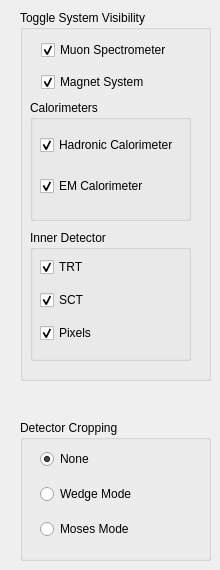
      <widget class="QWidget" name="tab_detector" >
       <property name="baseSize" >
        <size>
         <width>0</width>
         <height>0</height>
        </size>
       </property>
       <property name="font" >
        <font>
         <italic>false</italic>
         <underline>false</underline>
         <strikeout>false</strikeout>
        </font>
       </property>
       <property name="accessibleName" >
        <string/>
       </property>
       <attribute name="title" >
        <string> Detector </string>
       </attribute>
       <widget class="QGroupBox" name="groupBox_Detector" >
        <property name="enabled" >
         <bool>true</bool>
        </property>
        <property name="geometry" >
         <rect>
          <x>20</x>
          <y>10</y>
          <width>191</width>
          <height>371</height>
         </rect>
        </property>
        <property name="title" >
         <string>Toggle System Visibility</string>
        </property>
        <widget class="QGroupBox" name="groupBox_ID" >
         <property name="enabled" >
          <bool>true</bool>
         </property>
         <property name="geometry" >
          <rect>
           <x>10</x>
           <y>220</y>
           <width>161</width>
           <height>131</height>
          </rect>
         </property>
         <property name="styleSheet" >
          <string notr="true" />
         </property>
         <property name="title" >
          <string>Inner Detector</string>
         </property>
         <widget class="QWidget" name="verticalLayoutWidget" >
          <property name="enabled" >
           <bool>true</bool>
          </property>
          <property name="geometry" >
           <rect>
            <x>10</x>
            <y>20</y>
            <width>141</width>
            <height>101</height>
           </rect>
          </property>
          <layout class="QVBoxLayout" name="verticalLayout_2" >
           <item>
            <widget class="QCheckBox" name="checkBox_TRT" >
             <property name="enabled" >
              <bool>true</bool>
             </property>
             <property name="text" >
              <string>TRT</string>
             </property>
             <property name="checked" >
              <bool>true</bool>
             </property>
            </widget>
           </item>
           <item>
            <widget class="QCheckBox" name="checkBox_SCT" >
             <property name="enabled" >
              <bool>true</bool>
             </property>
             <property name="text" >
              <string>SCT</string>
             </property>
             <property name="checked" >
              <bool>true</bool>
             </property>
            </widget>
           </item>
           <item>
            <widget class="QCheckBox" name="checkBox_Pixels" >
             <property name="enabled" >
              <bool>true</bool>
             </property>
             <property name="text" >
              <string>Pixels</string>
             </property>
             <property name="checked" >
              <bool>true</bool>
             </property>
            </widget>
           </item>
          </layout>
         </widget>
        </widget>
        <widget class="QGroupBox" name="groupBox_Calorimeter" >
         <property name="enabled" >
          <bool>true</bool>
         </property>
         <property name="geometry" >
          <rect>
           <x>10</x>
           <y>90</y>
           <width>161</width>
           <height>121</height>
          </rect>
         </property>
         <property name="title" >
          <string>Calorimeters</string>
         </property>
         <widget class="QWidget" name="verticalLayoutWidget_2" >
          <property name="enabled" >
           <bool>true</bool>
          </property>
          <property name="geometry" >
           <rect>
            <x>10</x>
            <y>20</y>
            <width>160</width>
            <height>91</height>
           </rect>
          </property>
          <layout class="QVBoxLayout" name="verticalLayout_3" >
           <item>
            <widget class="QCheckBox" name="checkBox_Tilecal" >
             <property name="enabled" >
              <bool>true</bool>
             </property>
             <property name="text" >
              <string>Hadronic Calorimeter</string>
             </property>
             <property name="checked" >
              <bool>true</bool>
             </property>
            </widget>
           </item>
           <item>
            <widget class="QCheckBox" name="checkBox_LAr" >
             <property name="enabled" >
              <bool>true</bool>
             </property>
             <property name="text" >
              <string>EM Calorimeter</string>
             </property>
             <property name="checked" >
              <bool>true</bool>
             </property>
            </widget>
           </item>
          </layout>
         </widget>
        </widget>
        <widget class="QCheckBox" name="checkBox_MuonSpectr" >
         <property name="enabled" >
          <bool>true</bool>
         </property>
         <property name="geometry" >
          <rect>
           <x>21</x>
           <y>30</y>
           <width>158</width>
           <height>20</height>
          </rect>
         </property>
         <property name="text" >
          <string>Muon Spectrometer</string>
         </property>
         <property name="checked" >
          <bool>true</bool>
         </property>
        </widget>
        <widget class="QCheckBox" name="checkBox_Magnets" >
         <property name="enabled" >
          <bool>true</bool>
         </property>
         <property name="geometry" >
          <rect>
           <x>21</x>
           <y>60</y>
           <width>158</width>
           <height>24</height>
          </rect>
         </property>
         <property name="text" >
          <string>Magnet System</string>
         </property>
         <property name="checked" >
          <bool>true</bool>
         </property>
        </widget>
       </widget>
       <widget class="QGroupBox" name="groupBox" >
        <property name="enabled" >
         <bool>true</bool>
        </property>
        <property name="geometry" >
         <rect>
          <x>20</x>
          <y>420</y>
          <width>191</width>
          <height>141</height>
         </rect>
        </property>
        <property name="title" >
         <string>Detector Cropping</string>
        </property>
        <widget class="QWidget" name="verticalLayoutWidget_3" >
         <property name="enabled" >
          <bool>true</bool>
         </property>
         <property name="geometry" >
          <rect>
           <x>20</x>
           <y>20</y>
           <width>160</width>
           <height>111</height>
          </rect>
         </property>
         <layout class="QVBoxLayout" name="verticalLayout_4" >
          <item>
           <widget class="QRadioButton" name="radioButton_noneMode" >
            <property name="enabled" >
             <bool>true</bool>
            </property>
            <property name="text" >
             <string>None</string>
            </property>
            <property name="checked" >
             <bool>true</bool>
            </property>
           </widget>
          </item>
          <item>
           <widget class="QRadioButton" name="radioButton_wedgeMode" >
            <property name="enabled" >
             <bool>true</bool>
            </property>
            <property name="text" >
             <string>Wedge Mode</string>
            </property>
           </widget>
          </item>
          <item>
           <widget class="QRadioButton" name="radioButton_mosesMode" >
            <property name="enabled" >
             <bool>true</bool>
            </property>
            <property name="text" >
             <string>Moses Mode</string>
            </property>
           </widget>
          </item>
         </layout>
        </widget>
       </widget>
      </widget>
